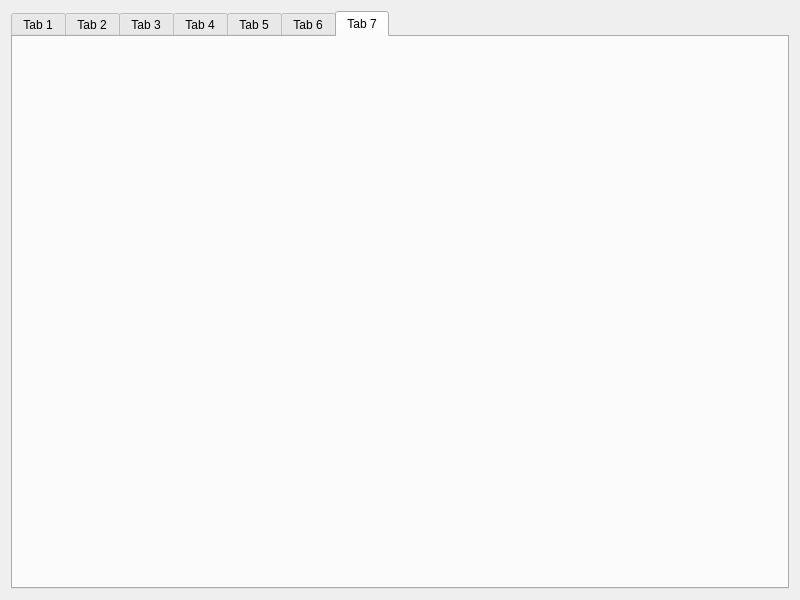
<?xml version="1.0" encoding="UTF-8"?>
<ui version="4.0">
 <class>MainWidget</class>
 <widget class="QWidget" name="MainWidget">
  <property name="geometry">
   <rect>
    <x>0</x>
    <y>0</y>
    <width>800</width>
    <height>600</height>
   </rect>
  </property>
  <property name="windowTitle">
   <string>MainWidget</string>
  </property>
  <layout class="QVBoxLayout" name="verticalLayout">
   <item>
    <widget class="QTabWidget" name="tabWidget">
     <property name="currentIndex">
      <number>6</number>
     </property>
     <widget class="QWidget" name="pTab1">
      <attribute name="title">
       <string>Tab 1</string>
      </attribute>
     </widget>
     <widget class="QWidget" name="pTab2">
      <attribute name="title">
       <string>Tab 2</string>
      </attribute>
     </widget>
     <widget class="QWidget" name="pTab3">
      <attribute name="title">
       <string>Tab 3</string>
      </attribute>
     </widget>
     <widget class="QWidget" name="pTab4">
      <attribute name="title">
       <string>Tab 4</string>
      </attribute>
     </widget>
     <widget class="QWidget" name="pTab5">
      <attribute name="title">
       <string>Tab 5</string>
      </attribute>
     </widget>
     <widget class="QWidget" name="pTab6">
      <attribute name="title">
       <string>Tab 6</string>
      </attribute>
     </widget>
     <widget class="QWidget" name="tab">
      <attribute name="title">
       <string>Tab 7</string>
      </attribute>
     </widget>
    </widget>
   </item>
  </layout>
 </widget>
 <resources/>
 <connections/>
</ui>
